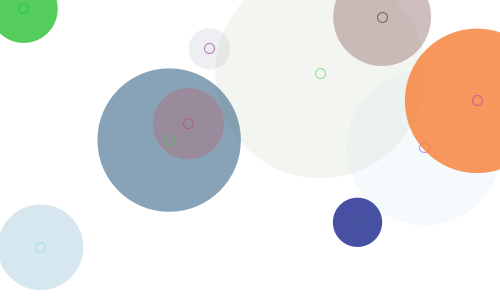
Frame 1 (no input)
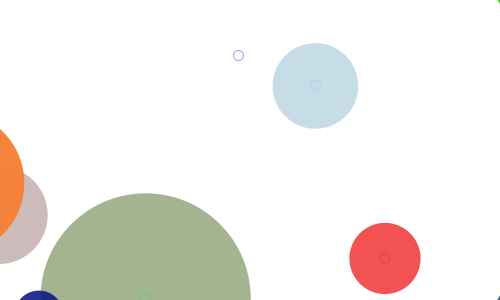
Frame 60 (the mouse pressed at the canvas centre just before this capture)
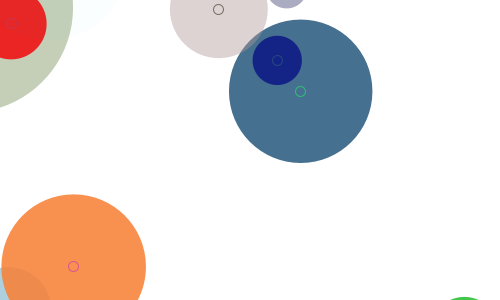
Frame 120 (the mouse held since frame 60 and released just before this capture)

The Processing sketch that drew these frames (run headless with seeded random() and noise(); from frame 60 on, the mouse is pressed at the canvas centre):

// Processing sketch: ch6_3_3
// ── ch6_3_3.pde
int _num = 10;
Circle[] _circleArr = {};

void setup() {
  size(500, 300);
  background(255);
  smooth();
  strokeWeight(1);
  fill(150, 50);
  drawCircles();
}

void draw() {
  background(255);
  for (int i = 0; i < _circleArr.length; i++) {
    Circle thisCirc = _circleArr[i];
    thisCirc.updateMe();
  }
}

void mouseReleased() {
  drawCircles();
}

void drawCircles() {
  for (int i  = 0; i < _num; i++) {
    Circle thisCirc = new Circle();
    thisCirc.drawMe();
    _circleArr = (Circle[])append(_circleArr, thisCirc);
  }
}

class Circle {
  float x, y;
  float radius;
  color linecol, fillcol;
  float alph;
  float xmove, ymove;

  Circle() {
    x = random(width);
    y = random(height);
    radius = random(100) + 10;
    linecol = color(random(255), random(255), random(255));
    fillcol = color(random(255), random(255), random(255));
    alph = random(255);
    xmove = random(10) - 5;
    ymove = random(10) - 5;
  }

  void drawMe() {
    noStroke();
    fill(fillcol, alph);
    ellipse(x, y, radius * 2, radius * 2);
    stroke(linecol, 150);
    noFill();
    ellipse(x, y, 10, 10);
  }

  void updateMe() {
    x += xmove;
    y += ymove;
    if (x > (width + radius)) {
      x = 0 - radius;
    }
    if (x < (0 - radius)) {
      x = width + radius;
    }
    if (y > (height + radius)) {
      y = 0 - radius;
    }
    if (y < (0 - radius)) {
      y = height + radius;
    }

    boolean touching = false;
    for (int i = 0; i < _circleArr.length; i++) {
      Circle otherCirc = _circleArr[i];
      if (otherCirc != this) {
        float dis = dist(x, y, otherCirc.x, otherCirc.y);
        if ((dis - radius - otherCirc.radius) < 0) {
          touching = true;
          break;
        }
      }
    }

    if (touching) {
      if (alph > 0) {
        alph--;
      }
    } else {
      if (alph < 255) {
        alph+=5;
      }
    }

    drawMe();
  }
}
